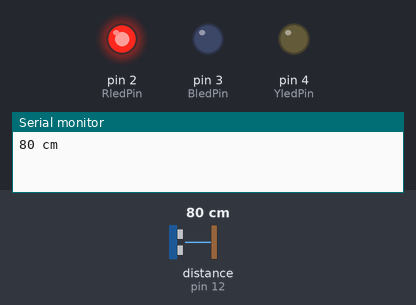
The sketch below on a simulated Arduino Uno, built with avr-gcc and run on an emulated ATmega328P. Shown: output pins drawn as LEDs (lit = HIGH), the last lines printed to the serial monitor. Wiring (inferred from the names in the program): ultrasonic range finder: trigger pin 13; echo pin 12. The test bench sets the inputs (shaded band); at power-on: distance to the obstacle (sensor on pin 12) 80 cm. The echo pulse lasts 58.3 µs per cm; pins used as bus, display or sensor lines are not drawn.

Above: at 1.2 s.
1.3 s: distance to the obstacle (sensor on pin 12) set to 64 cm
2.8 s: distance to the obstacle (sensor on pin 12) set to 57 cm
At 3.1 s:
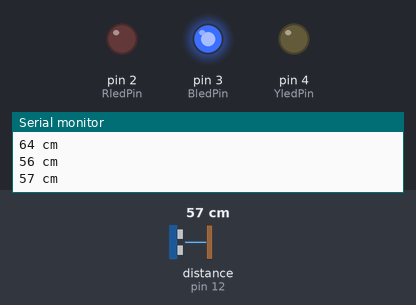
4.3 s: distance to the obstacle (sensor on pin 12) set to 36 cm
5.8 s: distance to the obstacle (sensor on pin 12) set to 28 cm
At 6.4 s:
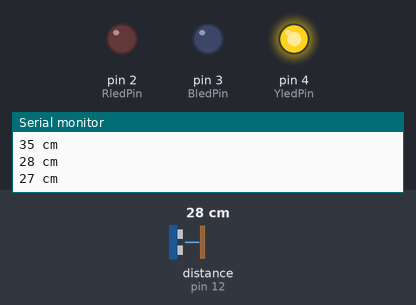
7.3 s: distance to the obstacle (sensor on pin 12) set to 35 cm
At 8.5 s:
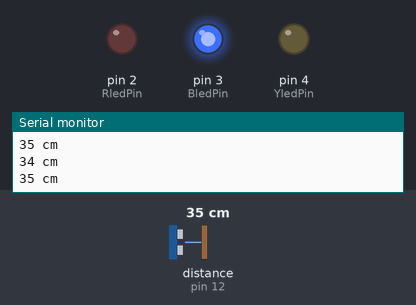
8.8 s: distance to the obstacle (sensor on pin 12) set to 4 cm
At 10.1 s:
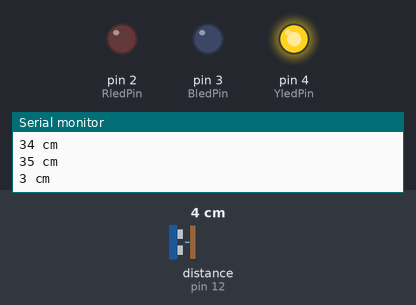
Timing chart, 0 to 11.3 s (numbered marks = the images above; inputs shaded):
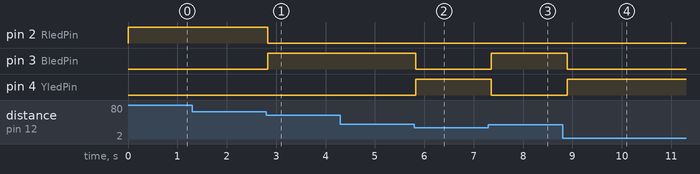

The sketch:

AR12_ultrasonic.ino.ino
```cpp
/*

 예제 6.7

 초음파 거리센서를 이용한 거리 측정

*/

const int YledPin = 4;

const int BledPin = 3;

const int RledPin = 2;


// 트리거 핀과 에코 핀 번호를 설정한다.

const char trigPin = 13;

const char echoPin = 12;


// 펄스 폭과 거리 변수 설정

int pulseWidth;

int distance;

int distanceOld;


void setup() {

  // 시리얼 통신 설정

  Serial.begin (9600);

  // 트리거 핀은 출력으로, 에코핀은 입력으로 설정

  pinMode(trigPin, OUTPUT);

  pinMode(echoPin, INPUT);

  pinMode(YledPin, OUTPUT);

  pinMode(BledPin, OUTPUT);

  pinMode(RledPin, OUTPUT);

  // 트리거 핀의 초기값을 LOW로 한다

  digitalWrite(trigPin,LOW);

}


void loop(){

  // 10us의 트리거 신호를 HC-SR04로 내보낸다.

  digitalWrite(trigPin, HIGH);

  delayMicroseconds(10);

  digitalWrite(trigPin, LOW);


  // Echo 펄스 폭을 측정하여 pulseWidth 변수에 저장한다.

  pulseWidth = pulseIn(echoPin, HIGH);

  // 거리를 계산한다.

  distance = pulseWidth / 58;


 if(distance <= 200 || distance >= 2){

    // 이전의 거리값과 비교하여 변화가 있을 경우에만

    // 시리얼 통신으로 전송한다.

   if(distance != distanceOld){

      Serial.print(distance);

      Serial.println(" cm");

    }

  // 감지거리인 2~200cm 범위의 거리값만 사용한다.

  if(distance <= 30 && distance >= 2){

    digitalWrite(YledPin,HIGH);

    digitalWrite(BledPin,LOW);

    digitalWrite(RledPin,LOW);


    }

  else if(distance <= 60 && distance >= 31){

    digitalWrite(BledPin,HIGH);

    digitalWrite(YledPin,LOW);

    digitalWrite(RledPin,LOW);

   }

  else if(distance >= 61){

    digitalWrite(RledPin,HIGH);

    digitalWrite(YledPin,LOW);

    digitalWrite(BledPin,LOW);

   }

  distanceOld = distance;

  delay(100);

}

}
```

Measured:
- the behaviour switches between 61 and 60 cm on distance to the obstacle (sensor on pin 12) (found by bisection; images 0 and 1)
- the behaviour switches between 32 and 31 cm on distance to the obstacle (sensor on pin 12) (found by bisection; images 1 and 2)
- after the input at 2.8 s, pin 2 (RledPin): HIGH → LOW at once; pin 3 (BledPin): LOW → HIGH at once
- after the input at 5.8 s, pin 3 (BledPin): HIGH → LOW at once; pin 4 (YledPin): LOW → HIGH at once
- after the input at 7.3 s, pin 3 (BledPin): LOW → HIGH after 0.06 s; pin 4 (YledPin): HIGH → LOW after 0.06 s
- after the input at 8.8 s, pin 3 (BledPin): HIGH → LOW after 0.10 s; pin 4 (YledPin): LOW → HIGH after 0.10 s
